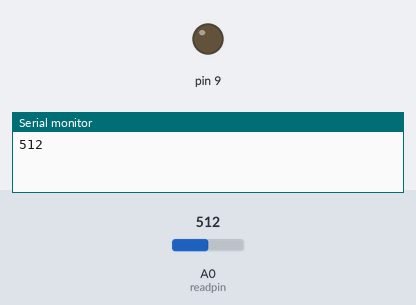
Simulated run of this sketch. Board: Arduino Uno, built with avr-gcc and run on an emulated ATmega328P. Shown: output pins drawn as LEDs (lit = HIGH), the last lines printed to the serial monitor. The test bench sets the inputs (shaded band); at power-on: A0 (readpin) = 512.

Above: at 0.1 s.
At 0.6 s:
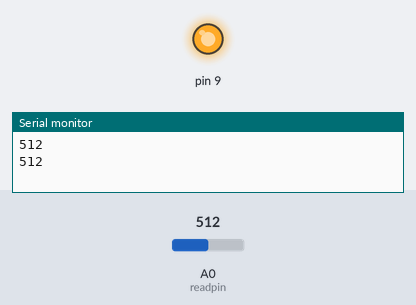
Timing chart, 0 to 2.1 s (numbered marks = the images above):
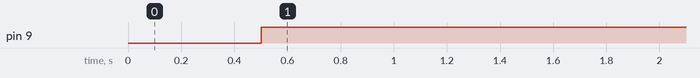

The sketch:

Pump_Control.ino
```cpp
//#define fadePin 9
int readpin = A0;
int control = 0;

void setup(){
  Serial.begin(9600);
  pinMode(9, OUTPUT);
  pinMode(readpin, INPUT);
}

void loop(){
  control = analogRead(readpin);
  Serial.println(control);
  delay(500);
  if (control > 150){
  digitalWrite(9, HIGH);
  } else {
    digitalWrite(9, LOW);
  }
  delay(15);
 }
```

Measured:
- by itself, pin 9: LOW → HIGH at 0.50 s
